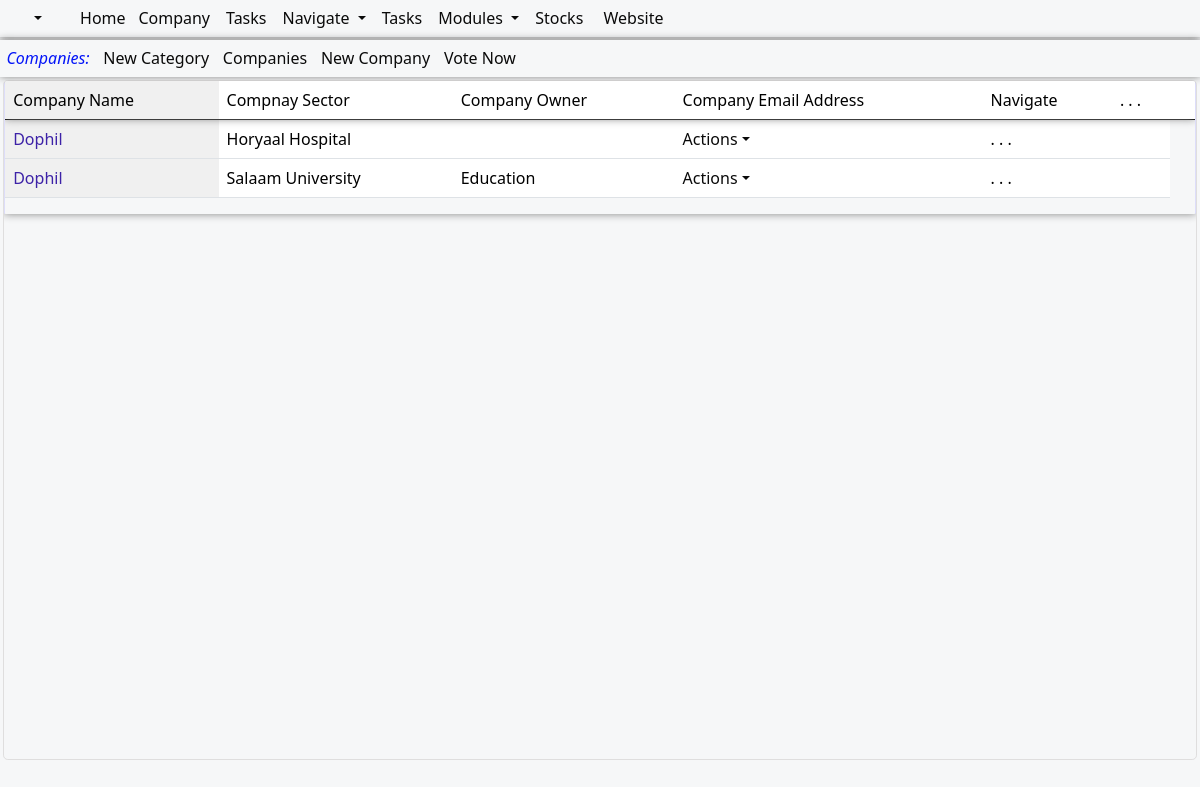
Page /Votes/ on the earlier database version.
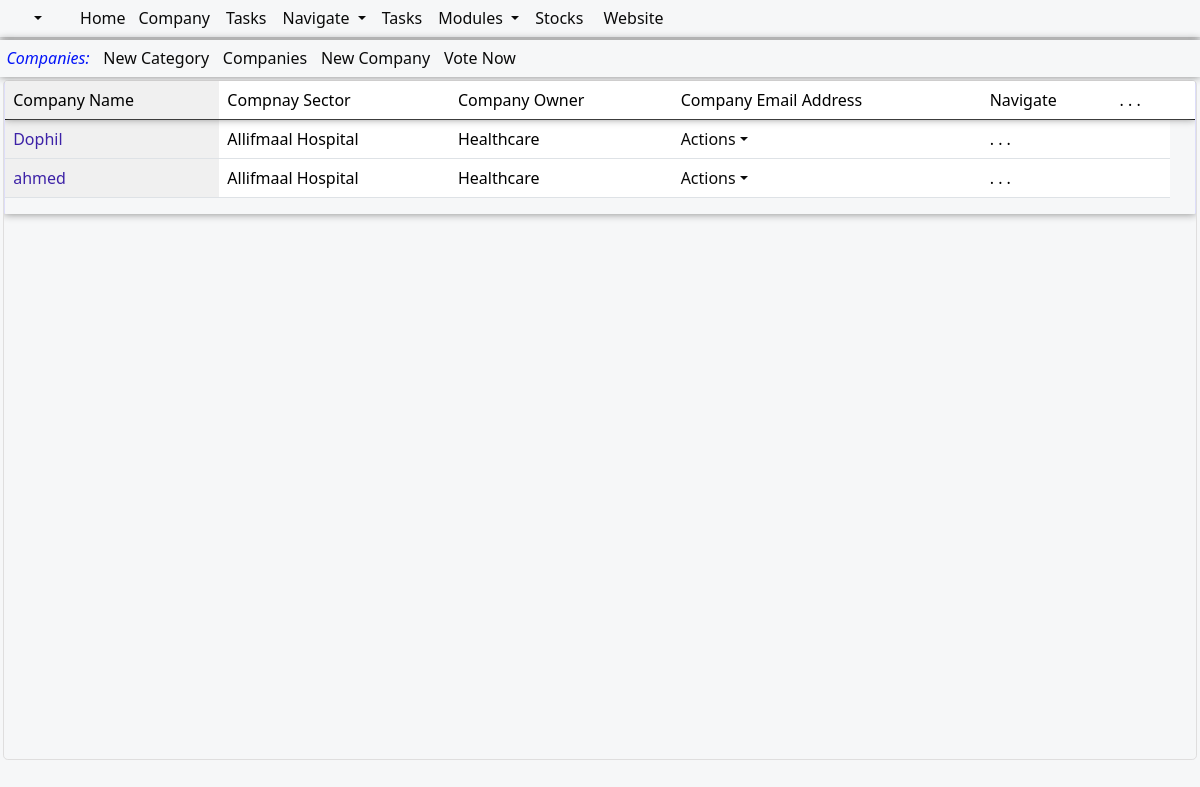
Same page on the later database version.
### awards/models.py (models this page shows, shortened)
class VotesModel(models.Model):
    voter = models.ForeignKey(User, on_delete=models.SET_NULL, related_name='votes',null=True,blank=True)
    company = models.ForeignKey(CompaniesModel, on_delete=models.SET_NULL,null=True)
    timestamp = models.DateTimeField(auto_now_add=True)
    category = models.ForeignKey(CategoriesModel, on_delete=models.SET_NULL, related_name='categoriesvotes',null=True,blank=True)
    class Meta:
        unique_together = ('voter', 'category')  # Enforce one vote per catego

class CompaniesModel(models.Model):
    name= models.CharField(max_length=100,blank=False,null=True)
    category = models.ForeignKey(CategoriesModel, on_delete=models.PROTECT, related_name='categores',null=False,blank=False)
    comments= models.CharField(null=True, blank=True, max_length=30)
    date=models.DateField(blank=True,null=True,auto_now_add=True)
    votes=models.DecimalField(max_digits=10,blank=True,null=True,decimal_places=1,default=0)
    voter = models.ManyToManyField(User,related_name='votersusers',null=True,blank=True)
    def __str__(self):
        return str(self.name)

class CategoriesModel(models.Model):
    name= models.CharField(max_length=30,blank=False,null=True)
    comments= models.CharField(null=True, blank=True, max_length=30)
    date=models.DateField(blank=True,null=True,auto_now_add=True)
    def __str__(self):
        return str(self.name)

### loginapp/models.py (models this page shows)
class User(AbstractUser):# this is for creating new user... the fields are below and those from parent class
    user_level= [
    ('owner','owner'),
    ('chairman','chairman'),
    ('ceo','ceo'),
    ('director','director'),
    ('genmanager','genmanager'),
    ('admin','admin'),
    ('staff', 'staff'),
    ('guest', 'guest'),
    ]
    USERNAME_FIELD = 'email'
    username = models.CharField(max_length=255, null=True,blank=True)
    email = models.EmailField(('email address'), unique=True) # changes email to unique and blank to false
    first_name= models.CharField(max_length=255, null=True,blank=False)
    last_name= models.CharField(max_length=255, null=True,blank=False)
    REQUIRED_FIELDS = ['username','first_name','last_name'] # removes email from REQUIRED_FIELDS
    user_category= models.CharField(choices=user_level, default='guest', max_length=100,null=True,blank=True)
    fullNames= models.CharField(max_length=255, null=True,blank=True,default="User Full Names")
    phone=models.CharField(max_length=50,blank=True,null=True)
    can_do_all=models.BooleanField('Can do all',default=False)
    can_add=models.BooleanField('Can add',default=False)
    can_edit=models.BooleanField('Can edit',default=False)
    can_view=models.BooleanField('Can view',default=False)
    can_delete=models.BooleanField('Can delete',default=False)
    date=models.DateField(blank=True,null=True,auto_now_add=True)
    can_access_all=models.BooleanField('Can access all',default=False)
    can_access_related=models.BooleanField('Can access only related',default=False)
    allifmaal_admin=models.BooleanField('Can access all',default=False)
    def __str__(self):
        return str(self.first_name)#please dont change this unless very necessary....

### awards/views.py (the view)
# urls.py: path('Votes/', views.votes, name="votes"),
def votes(request):
    try:
        title="Votes"
        allifqueryset=VotesModel.objects.all()
        context = {
            "title":title,
            "allifqueryset":allifqueryset,
        }
        return render(request,'awards/votes/votes.html',context)
    except Exception as ex:
        error_context={'error_message': ex,}
        return render(request,'awards/error/error.html',error_context)

### awards/templates/awards/votes/votes.html (shortened to what this page needs)
{% extends 'awards/base/uimainbase/allifmaaluibase.html'%}
{% load humanize %}
{% block body %}
<div class="allifmaal-main-container">
<div class="card-header">
  <div class="row mt-12" >
  <div class="col-md-12">
  <div class="container-fluid amel-content-header">
    <a class="amel-table-list-identifier">Companies:</a>
    <a href="{% url 'awards:addCategory' %}">New Category</a>
    <a href="{% url 'awards:companies' %}">Companies</a>
    <a href="{% url 'awards:addCompany' %}">New Company</a>
    <a href="{% url 'awards:addVote' %}">Vote Now</a>
  </div>
    </div>
    </div>
  </div>
    <div class="allifmaincontainer">
<div class="row mt-12">
  <div class="col-md-12">
  <div class="allif-scroll-table">
    <div class="table-responsive allif-full-table">
    <table class="table table-layout">
      <thead>
        <tr class="allif-table-header-row">
        <td class="allif-fix-table-col">Company Name</td>
        <td>Compnay Sector</td>
        <td>Company Owner</td>
        <td>Company Email Address</td>
        <td>Navigate</td>
        <td> . . . </td>
        <td></td>
        </tr>
        </thead>
        <tbody class="allif-table-body">
        {% for item in allifqueryset %}
        <tr data-id="{{item.id}}">
        <td class="allif-fix-table-col"><a class="allif-table-links" href="">{{item.voter}}</a></td>
        <td>{{item.company}}</td>
        <td>{{item.company.category}}</td>
        <td>
          <div class="dropdown allifmaal-content-dropdown">
            <a href="#" onclick="showDropdown(event, this)" class="dropdown-toggle dropdown-item" type="button" id="dropdownMenuButton1" data-bs-toggle="dropdown" aria-expanded="false">Actions</a>
          </div>
        </td>
       <td> . . . </td>
       <td></td>
    </tr>
    {% endfor %}
      </tbody>
    </table>
    </div>
   </div>
</div>
</div>
</div>
</div>
  {% endblock %}

Differences in the rows shown:
removed VotesModel: voter "Dophil", company "Horyaal Hospital"
removed VotesModel: voter "Dophil", company "Salaam University", company.category "Education"
added VotesModel: voter "Dophil", company "Allifmaal Hospital", company.category "Healthcare"
added VotesModel: voter "ahmed", company "Allifmaal Hospital", company.category "Healthcare"
